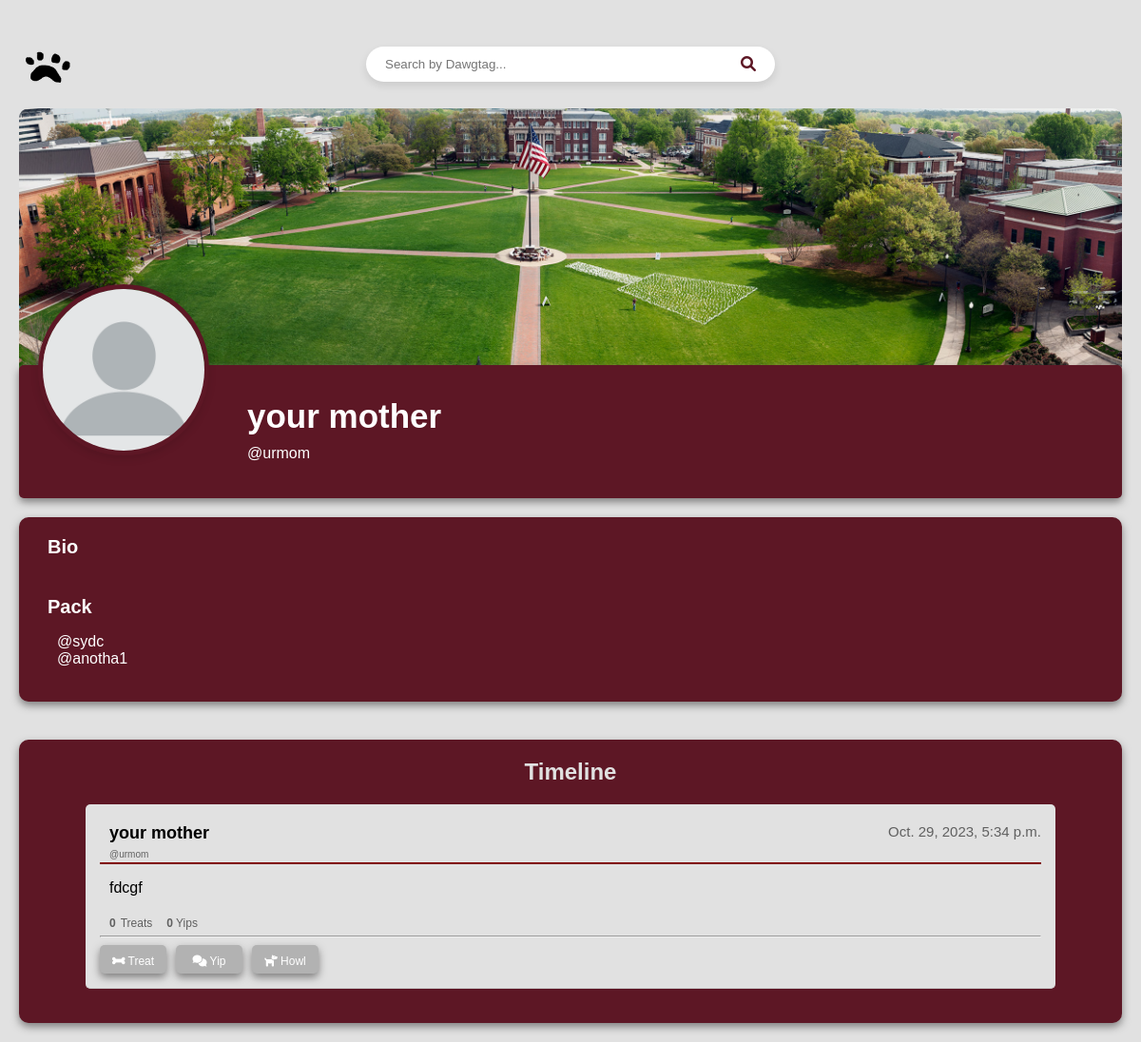
Before: /main/profile/urmom/ (signed in) with the older database file.
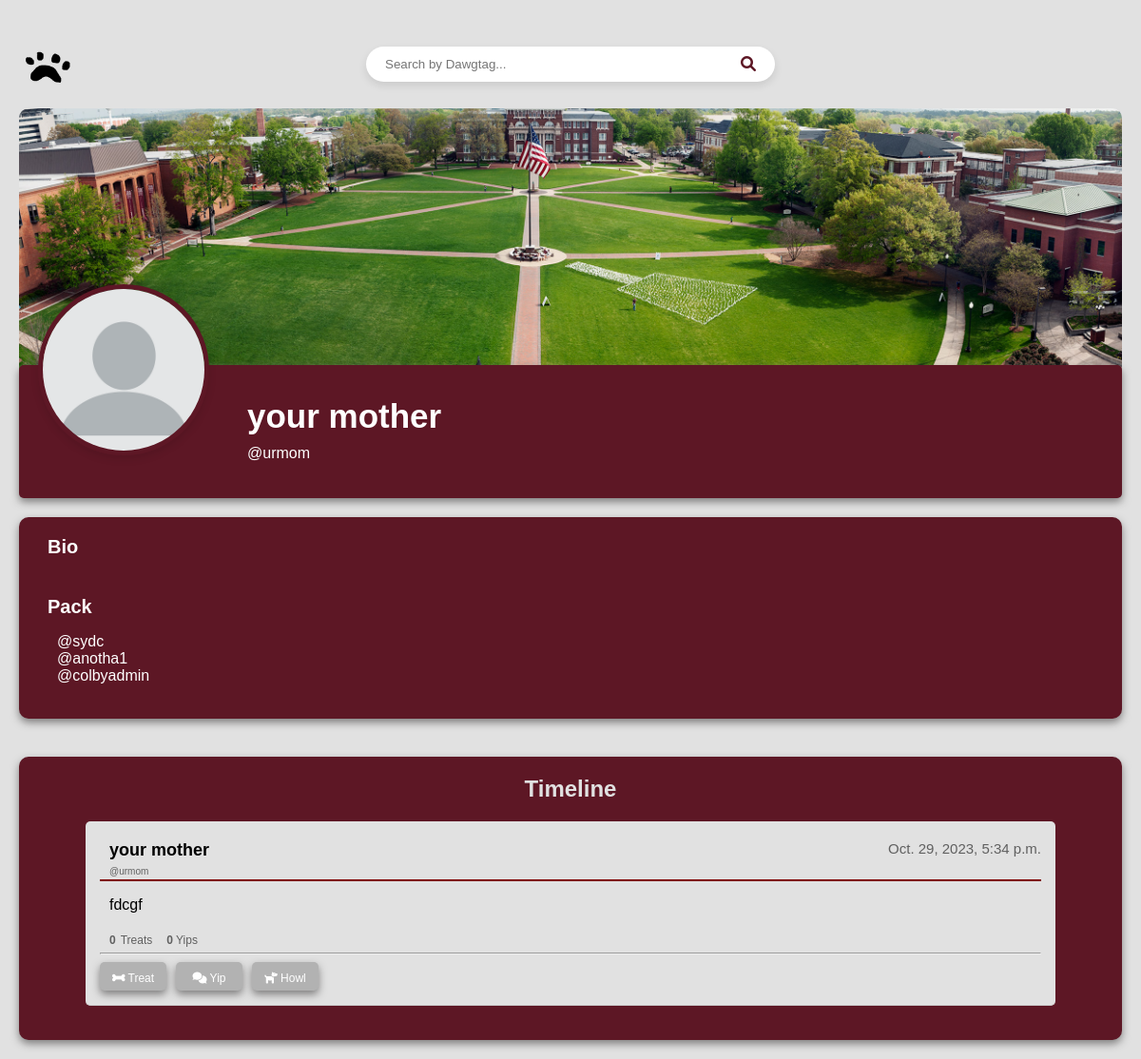
After: the same page with the newer database file.
### homepage/models.py (models this page shows, shortened)
class DawgHouseUser(AbstractBaseUser, PermissionsMixin):
    username = models.CharField(unique=True, max_length=30)
    first_name = models.CharField(max_length=30)
    last_name = models.CharField(max_length=30)
    bio = models.TextField(blank=True, max_length=200)
    friends = models.ManyToManyField("self", blank=True)
    is_staff = models.BooleanField(default=False)
    USERNAME_FIELD = "username"
    REQUIRED_FIELDS = ["first_name", "last_name"]
    objects = DawgHouseUserManager()

class Bark(models.Model):
    id = models.UUIDField(primary_key=True, default=uuid.uuid4)
    user = models.ForeignKey(settings.AUTH_USER_MODEL, on_delete=models.CASCADE)
    content = models.TextField()
    timestamp = models.DateTimeField(auto_now_add=True)
    num_likes = models.IntegerField(default=0)
    num_yips = models.IntegerField(default=0)
    num_howls = models.IntegerField(default=0)
    treated_by = models.ManyToManyField(
        DawgHouseUser, related_name="treats_given", blank=True
    )

### homepage/views.py (the view)
# urls.py: path("profile/<str:username>/", views.ProfileView, name="profile"),
def ProfileView(request, username):
    user = get_object_or_404(DawgHouseUser, username=username)
    friends_list = user.friends.all()
    barks = Bark.objects.filter(user=user).order_by("-timestamp")
    context = {"user": user, "barks": barks, "friends_list": friends_list}
    if user == request.user:
        return render(request, "user_profile.html", context)
    elif request.user in user.friends.all():
        return render(request, "friend_view.html", context)
    else:
        return render(request, "non_friend_view.html", context)

### homepage/templates/friend_view.html (shortened to what this page needs)
<!DOCTYPE html>
<html>
<head>
    {% load static %}
    <link rel="stylesheet" href="{% static 'friend.css' %}" />
    <link rel="stylesheet" href="https://cdnjs.cloudflare.com/ajax/libs/font-awesome/6.0.0/css/all.min.css">
</head>
<body>
    <div class="top-bar">
        <a href="{% url 'main_timeline' %}" class="logo-link">
            <img
                src="{% static 'images/DHLogo.png' %}"
                alt="DawgHouse Logo"
                class="logo"
            />
        </a>
        <form method="POST" action="{% url 'search_users' %}" class="search-bar-container">
            <input type="text" id="searchInput" name="username" placeholder="Search by Dawgtag...">
            <button type="submit"><i class="fa fa-search" aria-hidden="true"></i></button>
        </form>
    </div>
    <div class="profile-cover">
      <img
        src="{% static 'images/msstate.jpg' %}"
        alt="{{ user.username }}'s cover photo"
      />
    </div>
    <div class="profile-content">
      <div class="profile-header">
        <img
          src="{% static 'images/profilePicture.jpg' %}"
          alt="{{ user.username }}'s profile picture"
        />
        <div class="profile-name-bio">
          <h1>{{ user.first_name }} {{ user.last_name }}</h1>
          <p>@{{ user.username }}</p>
        </div>
      </div>
      <div class="profile-layout">
        <div class="bio-container">
          <strong>Bio</strong>
          <div class="friends-list">
            <strong>Pack</strong>
            {% if friends_list %}
            <ul>
              {% for friend in friends_list %}
              <li>@{{ friend.username }}</li>
              {% endfor %}
            </ul>
            {% else %}
            <p>No friends yet!</p>
            {% endif %}
          </div>
        </div>
        <div class="barks-container">
          <h2>Timeline</h2>
          <ul>
            {% for bark in barks %}
            <li class="bark">
              <div class="bark-header">
                  <h3>{{ user.first_name }} {{ user.last_name }}</h3>
                  <p class="timestamp">{{ bark.timestamp }}</p>
              </div>
              <h4>@{{ user.username }}</h4>
              <hr color="maroon">
              <div class="bark-content-display">
                <p>{{ bark.content }}</p>
              </div>
        <div class="counters-container">
          <h4 class="counters-container">
            <strong>{{ bark.num_likes }}</strong> Treats
            <span class="comment-counter"><strong>0</strong> Yips</span>
          </h4>
        </div>
        <hr>
        <div class="button-container">
          <form action="{% url 'give_treat' bark.id user.username %}" method="post">
            {% csrf_token %} {% if user in bark.treated_by.all %}
            <button type="submit" style="background-color: rgb(70, 18, 18)"><i class="fa-solid fa-bone" style="color:white;"></i> Treat</button>
            {% else %}
            <button type="submit"><i class="fa-solid fa-bone" style="color:white;"></i> Treat</button>
            {% endif %}
          </form>
          <button type="button">
              <i class="fa-solid fa-comments" style="color:white;"></i> Yip
          </button>
          <button type="button">
              <i class="fa-solid fa-dog" style="color:white;"></i> Howl
          </button>
      </div>
      </li>
      {% endfor %}
    </ul>
  </div>
</div>
    </body>
  </html>

Changed rows visible on the page:
added DawgHouseUser: username "colbyadmin"
